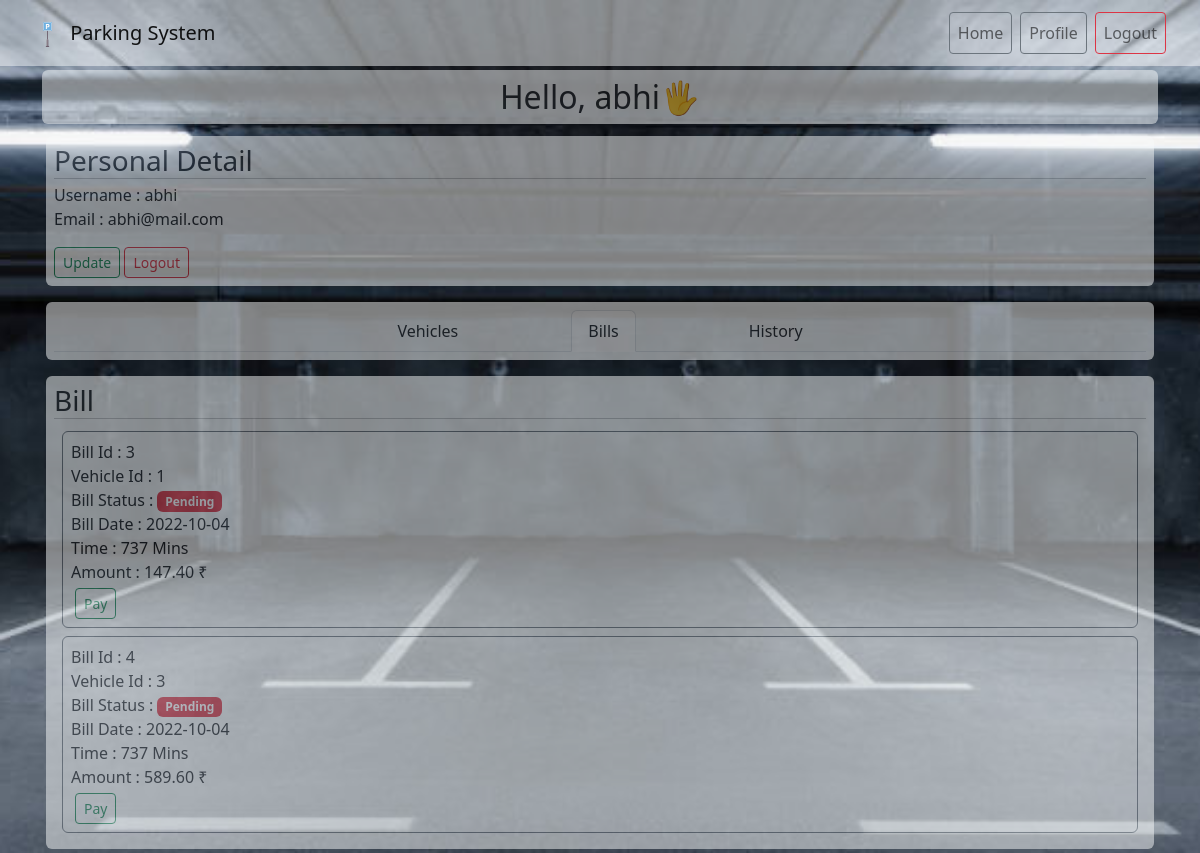
/profile/bill/ (signed in), run on the app's committed database.
### system/models.py (models this page shows, shortened)
class User(db.Model, UserMixin):
    id = db.Column(db.Integer, primary_key=True)
    username = db.Column(db.String(20), unique=True, nullable=False)
    email = db.Column(db.String(120), unique=True, nullable=False)
    password = db.Column(db.String(60), nullable=False)
    isAdmin = db.Column(db.Integer, default=0)
    vehicles = db.relationship('Vehicle', backref='user', lazy=True)
    bills = db.relationship('Bill', backref='user', lazy=True)
    slot = db.relationship('Slot', backref='user', lazy=True)

class Bill(db.Model):
    bill_id = db.Column(db.Integer, primary_key=True)
    id = db.Column(db.Integer, db.ForeignKey('user.id'), nullable=False)
    vehicle_id = db.Column(db.Integer, db.ForeignKey('vehicle.vehicle_id'), nullable=False)
    bill_date = db.Column(db.DateTime, nullable=False, default=datetime.date)
    bill_time = db.Column(db.Integer, nullable=False)
    bill_amount = db.Column(db.Integer, default=0.0)
    bill_status=db.Column(db.String(20), default="Pending")

### system/route/user.py (the view)
@app.route("/profile/bill")
@app.route("/profile/bill/")
@login_required
def user_bill():
    if current_user.isAdmin : return redirect(url_for('admin'))
    bills = Bill.query.filter_by(id=current_user.id)
    page = 'bill'
    return render_template("user/bill.html", title = "Bill", bills=bills, page=page)

### system/models.py (called while the page is built)
@login_manager.user_loader
def load_user(id):
    return User.query.get(int(id))

### system/templates/user/bill.html
{% extends "layouts/profile.html" %}
{% block user %}
<section id="Bill-section" class="bg-light opacity-50 rounded p-2 m-1">
    <h3 class="p-0 m-0">Bill</h3>
    <hr class="p-0 m-0 pb-1">
    {% for bill in bills %}
        {% if bill.bill_status != 'Payed' %}
        <div class="text-start border border-secondary rounded p-2 m-2">
            Bill Id : {{ bill.bill_id }} <br>
            Vehicle Id : {{ bill.vehicle_id }} <br>
            {% if bill.bill_status == "Pending" %}
            Bill Status : <span class="badge bg-danger text-wrap">{{ bill.bill_status }}</span><br>
            {% else %}
            Bill Status : <span class="badge bg-warning text-wrap">{{ bill.bill_status }}</span><br>
            {% endif%}
            Bill Date : {{ bill.bill_date.strftime('%Y-%m-%d') }} <br>
            Time : {{ bill.bill_time}} Mins<br>
            Amount : {{ "%.2f ₹"|format(bill.bill_amount) }} <br>
            <div class="d-flex flex-row">
                {% if bill.bill_status == 'Pending' %}
                <form action="{{ url_for('pay', bill_id=bill.bill_id) }}" class="mx-1" method="post">
                    <input class="btn btn-outline-success btn-sm mt-1 inline" type="submit" value="Pay">
                </form>
                {% endif %}
            </div>
        </div>
        {% endif %}
    {% endfor %}
</section>
{% endblock user %}

### system/templates/layouts/profile.html (shortened to what this page needs)
{% extends "layout.html" %}
{% block content %}
<h2 class="bg-light opacity-50 rounded text-center p-2">Hello, {{ current_user.username }}🖐</h2>
<div class="d-grid gap-2">
    <section id="user-section" class="bg-light opacity-50 rounded p-2 m-1">
        <h3 class="p-0 m-0">Personal Detail</h3>
        <hr class="p-0 m-0 pb-1">
        <p class="text-start">
            Username : {{ current_user.username }}<br>
            Email : {{ current_user.email }}
        </p>
        <a class="btn btn-outline-success btn-sm" href="{{ url_for('update_user') }}">Update</a>
        <a class="btn btn-outline-danger btn-sm" href="{{ url_for('logout') }}">Logout</a>
    </section>
    {% if page == 'vehicle' %}
    <section class="bg-light opacity-50 rounded p-2 m-1">
        <ul class="nav justify-content-center nav-tabs">
            <li class="nav-item mx-md-5"><a href="{{ url_for('user_vehicle') }}" class="nav-link text-dark active">Vehicles</a></li>
            <li class="nav-item mx-md-5"><a href="{{ url_for('user_bill') }}" class="nav-link text-dark">Bills</a></li>
            <li class="nav-item mx-md-5"><a href="{{ url_for('user_bill_history') }}" class="nav-link text-dark">History</a></li>
        </ul>
    </section>
    {% elif page == 'bill' %}
    <section class="bg-light opacity-50 rounded p-2 m-1">
        <ul class="nav justify-content-center nav-tabs">
            <li class="nav-item mx-md-5"><a href="{{ url_for('user_vehicle') }}" class="nav-link text-dark">Vehicles</a></li>
            <li class="nav-item mx-md-5"><a href="{{ url_for('user_bill') }}" class="nav-link text-dark active">Bills</a></li>
            <li class="nav-item mx-md-5"><a href="{{ url_for('user_bill_history') }}" class="nav-link text-dark">History</a></li>
        </ul>
    </section>
    {% endif %}
    {% block user %}{% endblock %}
</div>
{% endblock content %}

### system/static/main.css (style rules this page uses)
.bg-img { background: url(bgImg1.jpg); height: 100vh; background-position: center; background-repeat: no-repeat; background-size: cover; background-attachment: fixed; }

### data on the page
User: username "abhi", email "abhi@mail.com"
Bill: bill_id "3", vehicle_id "1", bill_status "Pending", bill_date "2022-10-04", bill_time "737", bill_amount "147.40 ₹"
Bill: bill_id "4", vehicle_id "3", bill_status "Pending", bill_date "2022-10-04", bill_time "737", bill_amount "589.60 ₹"
